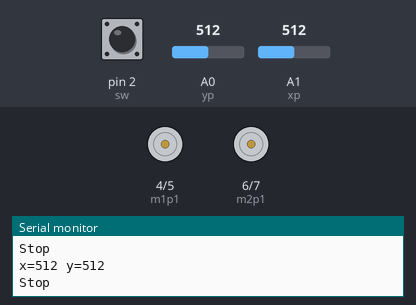
The sketch below on a simulated Arduino Uno, built with avr-gcc and run on an emulated ATmega328P. Shown: motor-driver pin pairs drawn as motors (green arrow = first pin HIGH = forward, orange = second pin HIGH = backward, longer = more drive, scaled by the enable pin), the last lines printed to the serial monitor. The test bench sets the inputs (shaded band); at power-on: A0 (yp) = 512, A1 (xp) = 512, pin 2 (sw) HIGH.

Above: at 1.2 s.
1.3 s: A0 (yp) set to 485
At 2.7 s:
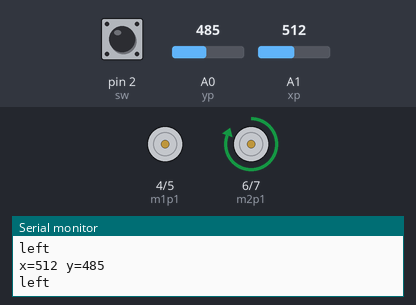
3.1 s: A0 (yp) set to 550
At 4.3 s:
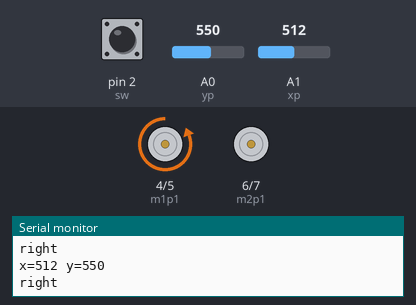
4.9 s: A1 (xp) set to 475
6.9 s: A0 (yp) set to 530
At 7.7 s:
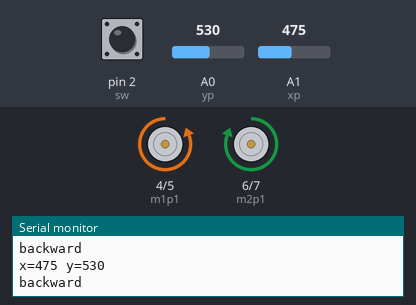
8.7 s: A1 (xp) set to 560
At 9.3 s:
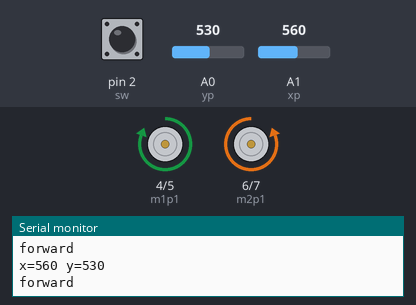
10.5 s: A1 (xp) set to 540
At 12.1 s:
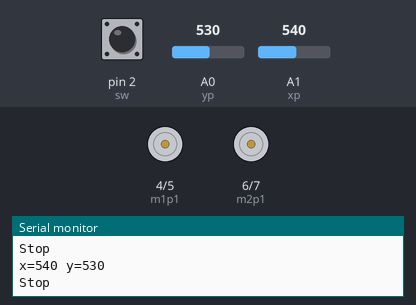
Timing chart, 0 to 13.3 s (numbered marks = the images above; inputs shaded):
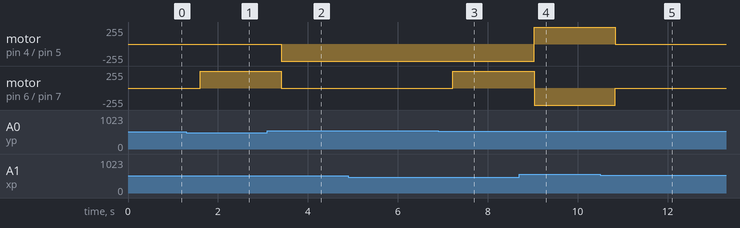

Measured:
- the behaviour switches between 500 and 499 on A0 (yp) (found by bisection; images 0 and 1)
- the behaviour switches between 541 and 540 on A0 (yp) (found by bisection; images 2 and 3)
- after the input at 1.3 s, motor on pin 6 (m2p1) / pin 7 (m2p2): stopped → forward 255/255 after 0.31 s
- after the input at 3.1 s, motor on pin 4 (m1p1) / pin 5 (m1p2): stopped → backward 255/255 after 0.31 s; motor on pin 6 (m2p1) / pin 7 (m2p2): forward 255/255 → stopped after 0.31 s
- after the input at 6.9 s, motor on pin 6 (m2p1) / pin 7 (m2p2): stopped → forward 255/255 after 0.33 s
- after the input at 8.7 s, motor on pin 4 (m1p1) / pin 5 (m1p2): backward 255/255 → forward 255/255 after 0.33 s; motor on pin 6 (m2p1) / pin 7 (m2p2): forward 255/255 → backward 255/255 after 0.33 s
- after the input at 10.5 s, motor on pin 4 (m1p1) / pin 5 (m1p2): forward 255/255 → stopped after 0.34 s; motor on pin 6 (m2p1) / pin 7 (m2p2): backward 255/255 → stopped after 0.34 s

The sketch:

joystick_car.ino
```cpp
int ena = 9;
int m1p1 = 4;
int m1p2 = 5;

int enb = 10;
int m2p1 = 6;
int m2p2 = 7;

int xp = A1;
int yp = A0;
int xv;
int yv;
int sw = 2;
int sv;

void setup()
{
  Serial.begin(9600);

  pinMode(ena, OUTPUT);
  pinMode(enb, OUTPUT);
  pinMode(m1p1, OUTPUT);
  pinMode(m1p2, OUTPUT);
  pinMode(m2p1, OUTPUT);
  pinMode(m2p2, OUTPUT);

  pinMode(xp, INPUT);
  pinMode(yp, INPUT);
  pinMode(sw, INPUT);
  digitalWrite(sw, HIGH);
}

void loop()
{
  xv = analogRead(xp);
  yv = analogRead(yp);
  sv = digitalRead(sw);
  delay(200);
  Serial.print("x=");
  Serial.print(xv);
  Serial.print(" y=");
  Serial.println(yv);
  //Serial.println(sv);

  if (sv == 1)
  {
    if (xv > 550)
    {
      Serial.println("forward");
      digitalWrite(m1p1, HIGH);
      digitalWrite(m1p2, LOW);
      digitalWrite(m2p1, LOW);
      digitalWrite(m2p2, HIGH);
      analogWrite(ena, 255);
      analogWrite(enb, 255);
    }
    if (xv < 490)
    {
      Serial.println("backward");
      digitalWrite(m1p1, LOW);
      digitalWrite(m1p2, HIGH);
      digitalWrite(m2p1, HIGH);
      digitalWrite(m2p2, LOW);
      analogWrite(ena, 255);
      analogWrite(enb, 255);
    }
    if (yv > 540)
    {
      Serial.println("right");
      digitalWrite(m1p1, LOW);
      digitalWrite(m1p2, HIGH);
      digitalWrite(m2p1, LOW);
      digitalWrite(m2p2, LOW);
      analogWrite(ena, 255);
      analogWrite(enb, 0);
    }
    if (yv < 500)
    {
      Serial.println("left");
      digitalWrite(m1p1, LOW);
      digitalWrite(m1p2, LOW);
      digitalWrite(m2p1, HIGH);
      digitalWrite(m2p2, LOW);
      analogWrite(ena, 0);
      analogWrite(enb, 255);
    }
    if (xv > 490 && xv < 550 && yv > 500 && yv < 540 )
    {
      Serial.println("Stop");
      digitalWrite(m1p1, LOW);
      digitalWrite(m1p2, LOW);
      digitalWrite(m2p1, LOW);
      digitalWrite(m2p2, LOW);
      analogWrite(ena, 0);
      analogWrite(enb, 0);
    }
  }
  else if (sv == 0)
  {
    Serial.println("Stop");
    digitalWrite(m1p1, LOW);
    digitalWrite(m1p2, LOW);
    digitalWrite(m2p1, LOW);
    digitalWrite(m2p2, LOW);
    analogWrite(ena, 0);
    analogWrite(enb, 0);
    sv=1;
  }

}
```
